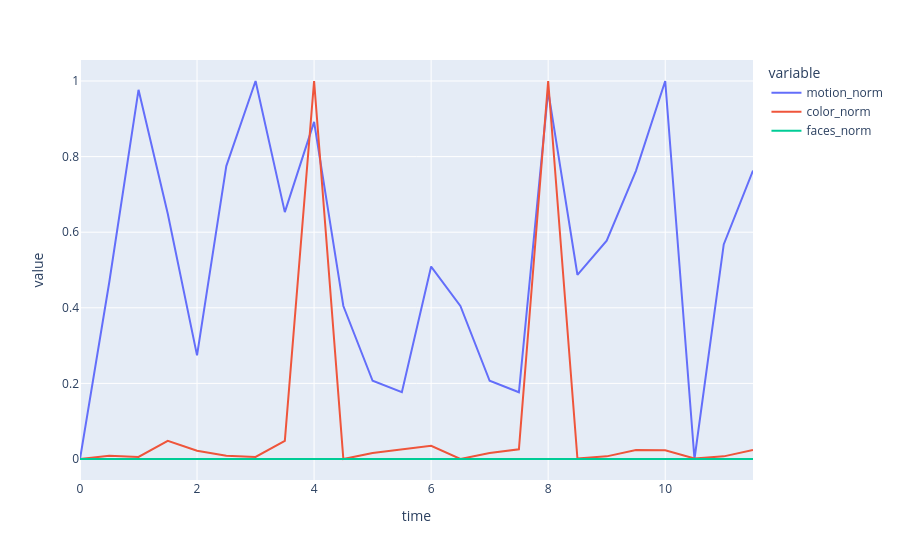

The cell this chart's notebook holds for it:
### Code cell
px.line(df, x="time", y=["motion_norm", "color_norm", "faces_norm"]).show()

### Figure 1 — Plotly figure (JSON) as saved in the notebook; plotly's stock layout.template omitted (floating-point values rounded to 4 significant figures)
{"data": [{"hovertemplate": "variable=motion_norm<br>time=%{x}<br>value=%{y}<extra></extra>", "legendgroup": "motion_norm", "line": {"color": "#636efa", "dash": "solid"}, "marker": {"symbol": "circle"}, "mode": "lines", "name": "motion_norm", "orientation": "v", "showlegend": true, "type": "scatter", "x": [0.0, 0.5, 1.0, 1.5, 2.0, 2.5, 3.0, 3.5, 4.0, 4.5, 5.0, 5.5, 6.0, 6.5, 7.0, 7.5, 8.0, 8.5, 9.0, 9.5, 10.0, 10.5, 11.0, 11.5], "xaxis": "x", "y": [0.0, 0.4677, 0.9767, 0.6489, 0.2741, 0.775, 1.0, 0.6532, 0.8919, 0.4047, 0.207, 0.1766, 0.5092, 0.4048, 0.207, 0.1766, 0.9741, 0.4874, 0.5778, 0.7624, 1.0, 0.0, 0.5676, 0.7632], "yaxis": "y"}, {"hovertemplate": "variable=color_norm<br>time=%{x}<br>value=%{y}<extra></extra>", "legendgroup": "color_norm", "line": {"color": "#EF553B", "dash": "solid"}, "marker": {"symbol": "circle"}, "mode": "lines", "name": "color_norm", "orientation": "v", "showlegend": true, "type": "scatter", "x": [0.0, 0.5, 1.0, 1.5, 2.0, 2.5, 3.0, 3.5, 4.0, 4.5, 5.0, 5.5, 6.0, 6.5, 7.0, 7.5, 8.0, 8.5, 9.0, 9.5, 10.0, 10.5, 11.0, 11.5], "xaxis": "x", "y": [0.0, 0.00859, 0.005484, 0.04792, 0.0217, 0.00859, 0.005484, 0.04792, 1.0, 0.0, 0.01569, 0.02577, 0.035, 0.0, 0.01569, 0.02577, 1.0, 0.001421, 0.006957, 0.02356, 0.02334, 0.001421, 0.006957, 0.02356], "yaxis": "y"}, {"hovertemplate": "variable=faces_norm<br>time=%{x}<br>value=%{y}<extra></extra>", "legendgroup": "faces_norm", "line": {"color": "#00cc96", "dash": "solid"}, "marker": {"symbol": "circle"}, "mode": "lines", "name": "faces_norm", "orientation": "v", "showlegend": true, "type": "scatter", "x": [0.0, 0.5, 1.0, 1.5, 2.0, 2.5, 3.0, 3.5, 4.0, 4.5, 5.0, 5.5, 6.0, 6.5, 7.0, 7.5, 8.0, 8.5, 9.0, 9.5, 10.0, 10.5, 11.0, 11.5], "xaxis": "x", "y": [0.0, 0.0, 0.0, 0.0, 0.0, 0.0, 0.0, 0.0, 0.0, 0.0, 0.0, 0.0, 0.0, 0.0, 0.0, 0.0, 0.0, 0.0, 0.0, 0.0, 0.0, 0.0, 0.0, 0.0], "yaxis": "y"}], "layout": {"legend": {"title": {"text": "variable"}, "tracegroupgap": 0}, "margin": {"t": 60}, "xaxis": {"anchor": "y", "domain": [0.0, 1.0], "title": {"text": "time"}}, "yaxis": {"anchor": "x", "domain": [0.0, 1.0], "title": {"text": "value"}}}}
